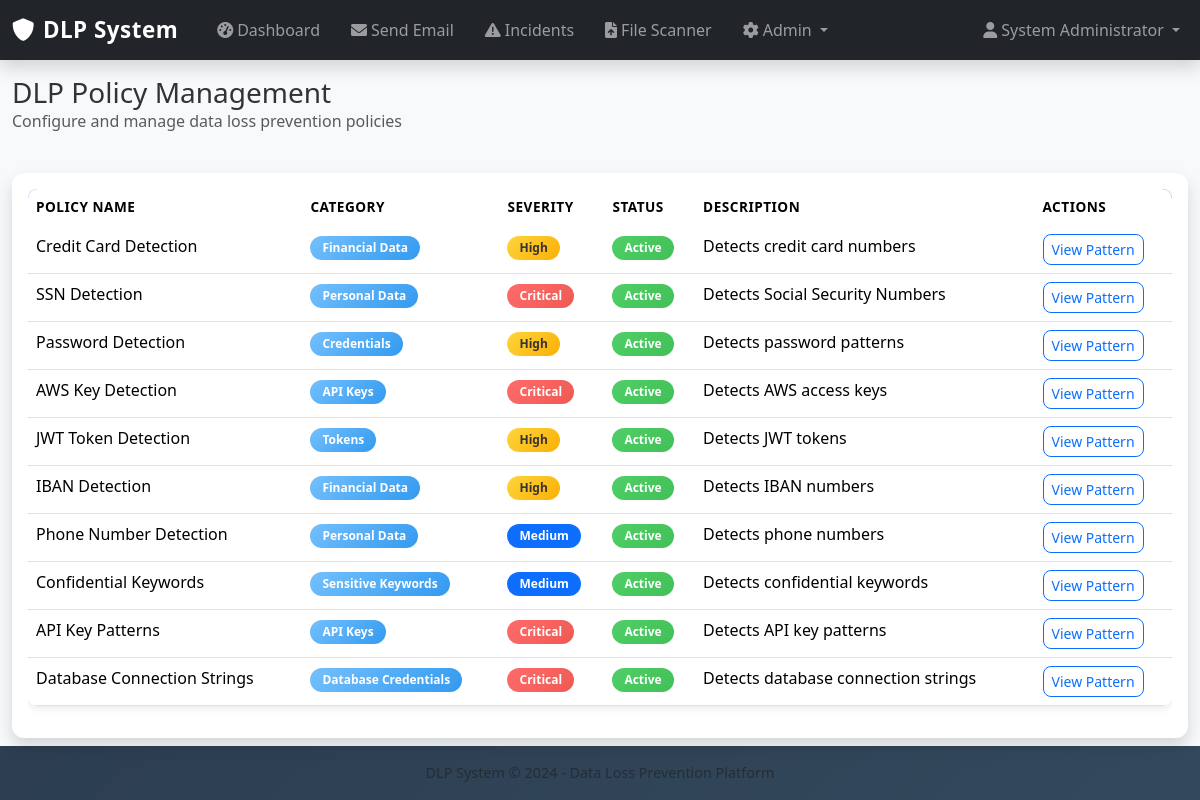
/admin/policies (signed in), run on the app's committed database.
### models.py (models this page shows, shortened)
class User(UserMixin, db.Model):
    id = db.Column(db.Integer, primary_key=True)
    email = db.Column(db.String(120), unique=True, nullable=False, index=True)
    name = db.Column(db.String(100), nullable=False)
    password_hash = db.Column(db.String(128))
    is_admin = db.Column(db.Boolean, default=False)
    is_active = db.Column(db.Boolean, default=True)
    created_at = db.Column(db.DateTime, default=datetime.utcnow)
    last_login = db.Column(db.DateTime)
    sent_emails = db.relationship('EmailLog', foreign_keys='EmailLog.sender_id', backref='sender', lazy='dynamic')
    received_emails = db.relationship('EmailLog', foreign_keys='EmailLog.recipient_id', backref='recipient', lazy='dynamic')

class DLPPolicy(db.Model):
    id = db.Column(db.Integer, primary_key=True)
    name = db.Column(db.String(100), nullable=False, unique=True)
    description = db.Column(db.Text)
    pattern = db.Column(db.Text, nullable=False)  # Regex pattern
    category = db.Column(db.String(50), nullable=False)
    severity = db.Column(db.String(20), default='medium')  # low, medium, high, critical
    is_active = db.Column(db.Boolean, default=True)
    created_at = db.Column(db.DateTime, default=datetime.utcnow)
    updated_at = db.Column(db.DateTime, default=datetime.utcnow, onupdate=datetime.utcnow)

### app.py (the view)
@app.route("/admin/policies")
@login_required
def manage_policies():
    if not current_user.is_admin:
        flash("Access denied. Admin privileges required.", "danger")
        return redirect(url_for("dashboard"))
    policies = DLPPolicy.query.all()
    return render_template("manage_policies.html", policies=policies)

### app.py (called while the page is built)
@login_manager.user_loader
def load_user(user_id):
    return User.query.get(int(user_id))

### templates/manage_policies.html (shortened to what this page needs)
{% extends "base.html" %}
{% block content %}
<div class="container-fluid">
    <div class="d-flex justify-content-between align-items-center mb-4">
        <div>
            <h1 class="h3 mb-0">DLP Policy Management</h1>
            <p class="text-muted">Configure and manage data loss prevention policies</p>
        </div>
    </div>
    <div class="card shadow">
        <div class="card-body">
            <div class="table-responsive">
                <table class="table table-hover">
                    <thead>
                        <tr>
                            <th>Policy Name</th>
                            <th>Category</th>
                            <th>Severity</th>
                            <th>Status</th>
                            <th>Description</th>
                            <th>Actions</th>
                        </tr>
                    </thead>
                    <tbody>
                        {% for policy in policies %}
                        <tr>
                            <td>{{ policy.name }}</td>
                            <td>
                                <span class="badge bg-info">{{ policy.category }}</span>
                            </td>
                            <td>
                                {% if policy.severity == 'critical' %}
                                    <span class="badge bg-danger">Critical</span>
                                {% elif policy.severity == 'high' %}
                                    <span class="badge bg-warning">High</span>
                                {% elif policy.severity == 'medium' %}
                                    <span class="badge bg-primary">Medium</span>
                                {% else %}
                                    <span class="badge bg-secondary">Low</span>
                                {% endif %}
                            </td>
                            <td>
                                {% if policy.is_active %}
                                    <span class="badge bg-success">Active</span>
                                {% else %}
                                    <span class="badge bg-secondary">Inactive</span>
                                {% endif %}
                            </td>
                            <td>{{ policy.description }}</td>
                            <td>
                                <button class="btn btn-sm btn-outline-primary" data-bs-toggle="modal" data-bs-target="#viewPolicyModal{{ policy.id }}">
                                    View Pattern
                                </button>
                            </td>
                        </tr>
                        {% endfor %}
                    </tbody>
                </table>
            </div>
        </div>
    </div>
</div>
{% endblock %}

### templates/base.html (shortened to what this page needs)
<!doctype html>
<html lang="en">
<head>
  <link href="https://cdn.jsdelivr.net/npm/bootstrap@5.3.3/dist/css/bootstrap.min.css" rel="stylesheet">
  <link href="https://cdnjs.cloudflare.com/ajax/libs/font-awesome/6.0.0/css/all.min.css" rel="stylesheet">
  <link href="{{ url_for('static', filename='style.css') }}" rel="stylesheet">
</head>
<body>
  {% if current_user.is_authenticated %}
  <nav class="navbar navbar-expand-lg navbar-dark bg-dark shadow">
    <div class="container-fluid">
      <a class="navbar-brand" href="{{ url_for('dashboard') }}">
        <i class="fas fa-shield-alt me-2"></i>DLP System
      </a>
      <div class="collapse navbar-collapse" id="navbarNav">
        <ul class="navbar-nav me-auto">
          <li class="nav-item">
            <a class="nav-link" href="{{ url_for('dashboard') }}">
              <i class="fas fa-tachometer-alt me-1"></i>Dashboard
            </a>
          </li>
          <li class="nav-item">
            <a class="nav-link" href="{{ url_for('send_email') }}">
              <i class="fas fa-envelope me-1"></i>Send Email
            </a>
          </li>
          <li class="nav-item">
            <a class="nav-link" href="{{ url_for('incidents') }}">
              <i class="fas fa-exclamation-triangle me-1"></i>Incidents
            </a>
          </li>
          <li class="nav-item">
            <a class="nav-link" href="{{ url_for('file_scanner_page') }}">
              <i class="fas fa-file-upload me-1"></i>File Scanner
            </a>
          </li>
          {% if current_user.is_admin %}
          <li class="nav-item dropdown">
            <a class="nav-link dropdown-toggle" href="#" id="adminDropdown" role="button" data-bs-toggle="dropdown">
              <i class="fas fa-cog me-1"></i>Admin
            </a>
          </li>
          {% endif %}
        </ul>
        <ul class="navbar-nav">
          <li class="nav-item dropdown">
            <a class="nav-link dropdown-toggle" href="#" id="userDropdown" role="button" data-bs-toggle="dropdown">
              <i class="fas fa-user me-1"></i>{{ current_user.name }}
            </a>
          </li>
        </ul>
      </div>
    </div>
  </nav>
  {% endif %}
  {% block content %}{% endblock %}
  {% if current_user.is_authenticated %}
  <footer class="footer mt-auto py-3 bg-light">
    <div class="container text-center">
      <span class="text-muted">DLP System &copy; 2024 - Data Loss Prevention Platform</span>
    </div>
  </footer>
  {% endif %}
</body>
</html>

### static/style.css (style rules this page uses)
body { background-color: #f8f9fa; font-family: "Segoe UI", Roboto, Arial, sans-serif; color: #333; min-height: 100vh; display: flex; flex-direction: column; }
.navbar-brand { font-weight: bold; font-size: 1.4rem; letter-spacing: 0.5px; }
.nav-link { margin-left: 15px; transition: color 0.2s ease-in-out; }
.card { border-radius: 12px; box-shadow: 0px 4px 12px rgba(0, 0, 0, 0.1); transition: all 0.3s ease; border: none; }
.btn { border-radius: 8px; font-weight: 500; transition: all 0.3s ease; }
.table { border-radius: 10px; overflow: hidden; box-shadow: 0 2px 8px rgba(0,0,0,0.1); }
.table thead { background: linear-gradient(135deg, #667eea 0%, #764ba2 100%); color: white; }
.table thead th { border: none; font-weight: 600; text-transform: uppercase; font-size: 0.85rem; letter-spacing: 0.5px; }
.table tbody tr { transition: all 0.2s ease; }
.badge { font-size: 0.75rem; padding: 6px 12px; border-radius: 20px; font-weight: 600; }
.badge.bg-danger { background: linear-gradient(135deg, #ff6b6b, #ee5a52) !important; }
.badge.bg-success { background: linear-gradient(135deg, #51cf66, #40c057) !important; }
.badge.bg-warning { background: linear-gradient(135deg, #ffd43b, #fab005) !important; color: #333 !important; }
.badge.bg-info { background: linear-gradient(135deg, #74c0fc, #339af0) !important; }
.footer { background: linear-gradient(135deg, #2c3e50, #34495e); color: #ecf0f1; text-align: center; padding: 20px; margin-top: auto; font-size: 0.9rem; }

### data on the page
User: name "System Administrator"
DLPPolicy: name "Credit Card Detection", category "Financial Data", severity "High", is_active "Active", description "Detects credit card numbers"
DLPPolicy: name "SSN Detection", category "Personal Data", severity "Critical", is_active "Active", description "Detects Social Security Numbers"
DLPPolicy: name "Password Detection", category "Credentials", severity "High", is_active "Active", description "Detects password patterns"
DLPPolicy: name "AWS Key Detection", category "API Keys", severity "Critical", is_active "Active", description "Detects AWS access keys"
DLPPolicy: name "JWT Token Detection", category "Tokens", severity "High", is_active "Active", description "Detects JWT tokens"
DLPPolicy: name "IBAN Detection", category "Financial Data", severity "High", is_active "Active", description "Detects IBAN numbers"
DLPPolicy: name "Phone Number Detection", category "Personal Data", severity "Medium", is_active "Active", description "Detects phone numbers"
DLPPolicy: name "Confidential Keywords", category "Sensitive Keywords", severity "Medium", is_active "Active", description "Detects confidential keywords"
DLPPolicy: name "API Key Patterns", category "API Keys", severity "Critical", is_active "Active", description "Detects API key patterns"
DLPPolicy: name "Database Connection Strings", category "Database Credentials", severity "Critical", is_active "Active", description "Detects database connection strings"
